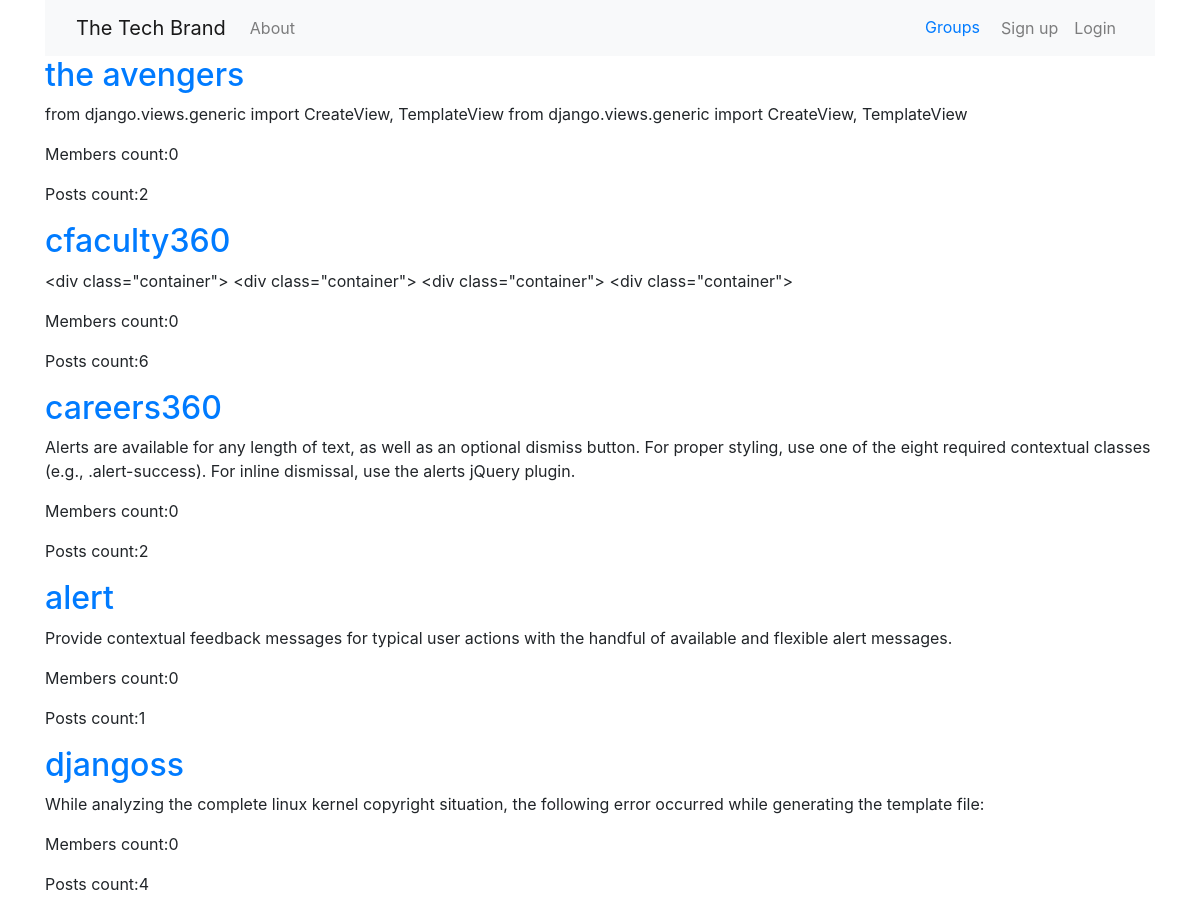
Page /groups_list/ on the committed database.
### groups/models.py (models this page shows, shortened)
class group(models.Model):
    name=models.CharField(max_length=100)
    description=models.TextField(null=True)
    members=models.ManyToManyField(user)

### groups/gviews.py (the view)
# urls.py: url(r'^groups_list/$',gviews.groups_list.as_view(),name='groups_list' ),
class groups_list(ListView):
    model=models.group
    template_name='groups/group_list.html'

### templates/groups/group_list.html
{% extends 'base.html' %}
{% block block1 %}
<div class="container">
{% for i in group_list %}
<a href="{% url 'group_detail' pk=i.pk %}"><h2>{{ i.name }}</h2></a>
<p>{{ i.description }}</p>
<p>Members count:{{ i.members.count }}</p>
<p>Posts count:{{ i.posts.count }}</p>
{% endfor %}
</div>
{% endblock%}

### rows in the picture
group: name "the avengers", description "from django.views.generic import CreateView, TemplateView from django.views.generic import CreateView, TemplateView", members.count "0", posts.count "2"
group: name "cfaculty360", description "<div class=\"container\"> <div class=\"container\"> <div class=\"container\"> <div class=\"container\">", members.count "0", posts.count "6"
group: name "careers360", description "Alerts are available for any length of text, as well as an optional dismiss button. For proper styling, use one of the eight required contextual classes (e.g., .alert-success). For inline dismissal, use the alerts jQuery plugin.", members.count "0", posts.count "2"
group: name "alert", description "Provide contextual feedback messages for typical user actions with the handful of available and flexible alert messages.", members.count "0", posts.count "1"
group: name "djangoss", description "While analyzing the complete linux kernel copyright situation, the following error occurred while generating the template file:", members.count "0", posts.count "4"
